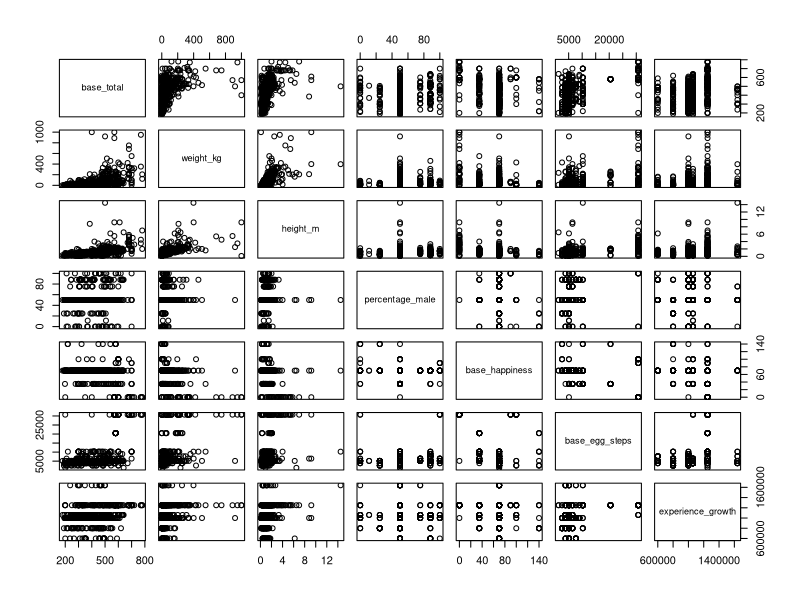
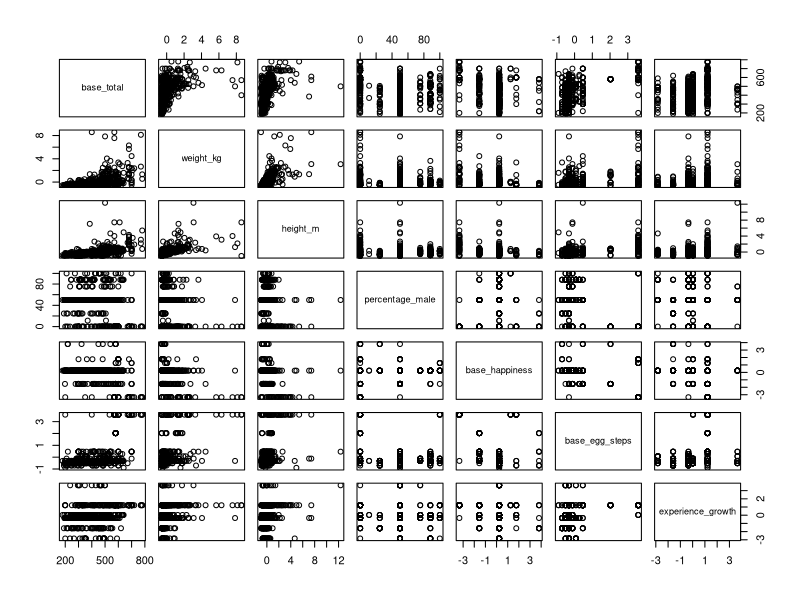

Generate these figures, in order, with R: (Note: this script raises an error after producing the figures.)
## ---- chunk 1
knitr::opts_chunk$set(echo = TRUE)
library(dplyr)
library(lme4)
library(effects)
library(corrplot)
library(knitr)
library(ggplot2)
#install.packages('pROC')
library(pROC)
library(MASS)
library(class)
#library(klaR)
#install.packages('earth')
library(earth)
## ---- chunk 2

Pokemon=read.csv("Pokemon.csv")
#pairs(Pokemon[,34:ncol(Pokemon)])
Pokemon$capture_rate=scale(as.integer(Pokemon$capture_rate))
#Pokemon$type2[is.na(Pokemon$type2)]="none"
levels(Pokemon$type2)=c(levels(Pokemon$type2),"none")
Pokemon$type2[Pokemon$type2==""]="none"
Pokemon$generation=as.factor(Pokemon$generation)

#pairs(Pokemon[,34:ncol(Pokemon)])
pairs(Pokemon[,c("base_total","weight_kg","height_m",  "percentage_male","base_happiness","base_egg_steps","experience_growth")])
Pokemon$percentage_male[is.na(Pokemon$percentage_male)]=0
Pokemon$base_happiness=c(scale(Pokemon$base_happiness))
Pokemon$base_egg_steps=c(scale(Pokemon$base_egg_steps))
Pokemon$experience_growth=c(scale(Pokemon$experience_growth))

Pokemon$weight_kg=c(scale(Pokemon$weight_kg))
Pokemon$height_m=c(scale(Pokemon$height_m))
#pairs(Pokemon[,34:ncol(Pokemon)])
pairs(Pokemon[,c("base_total","weight_kg","height_m",  "percentage_male","base_happiness","base_egg_steps","experience_growth")])
#Pokemon$base_happiness=1/(Pokemon$base_happiness)
#Pokemon$base_egg_steps=1/(Pokemon$base_egg_steps)
#Pokemon$experience_growth=1/(Pokemon$experience_growth)
#Pokemon$weight_kg=1/(Pokemon$weight_kg)
#Pokemon$height_m=1/(Pokemon$height_m)




Num_Col=c(26:29,32,34,35,36,37,39:41)
Pokemon_Cor=Pokemon[,Num_Col]
Pokemon_Cor$type1=as.numeric(Pokemon$type1)


#corrplot(cor(complete.cases(Pokemon_Cor)))

#summary(Pokemon_Cor)

## ---- chunk 3

Pokemon=read.csv("Pokemon.csv")
#pairs(Pokemon[,34:ncol(Pokemon)])
Pokemon$capture_rate=scale(as.integer(Pokemon$capture_rate))
#Pokemon$type2[is.na(Pokemon$type2)]="none"
levels(Pokemon$type2)=c(levels(Pokemon$type2),"none")
Pokemon$type2[Pokemon$type2==""]="none"
Pokemon$generation=as.factor(Pokemon$generation)

unique(Pokemon$percentage_male)
## ---- chunk 4
#https://bradleyboehmke.github.io/HOML/mars.html
#Pokemon=Pokemon[,colnames(Pokemon)!="sp_attack"]
#Pokemon=Pokemon[,colnames(Pokemon)!="sp_defense"]
#Pokemon=Pokemon[,colnames(Pokemon)!="attack"]
#Pokemon=Pokemon[,colnames(Pokemon)!="hp"]
#Pokemon=Pokemon[,colnames(Pokemon)!="defense"]
#Pokemon=Pokemon[,colnames(Pokemon)!="base_total"]
#Pokemon=Pokemon[,colnames(Pokemon)!="abilities"]
#Pokemon=Pokemon[,colnames(Pokemon)!="base_total"]
#Pokemon=Pokemon[,colnames(Pokemon)!="classfication"]
#Pokemon=Pokemon[,colnames(Pokemon)!="japanese_name"]
#Pokemon=Pokemon[,colnames(Pokemon)!="name"]
#Pokemon=Pokemon[,colnames(Pokemon)!="pokedex_number"]
#Pokemon$perAtt=Pokemon$attack/Pokemon$base_total
#model=earth(defense~is_legendary+generation+percentage_male+weight_kg+height_m+experience_growth+speed,Pokemon[complete.cases(Pokemon),])
model_base_only=earth(base_total~type1*type2+height_m*weight_kg+is_legendary*experience_growth+generation+base_egg_steps*capture_rate+base_happiness+capture_rate,Pokemon[complete.cases(Pokemon),-1], nfold=5, ncross=3, varmod.method="lm")
Predict_model_base_only=predict(model_base_only,interval="pint")

#model=step(lm(base_total~type1*type2+height_m*weight_kg+is_legendary*experience_growth+generation+base_egg_steps+base_happiness+capture_rate,Pokemon[complete.cases(Pokemon),-1]))
#model=earth(perAtt~type1*type2+height_m*weight_kg+is_legendary,Pokemon[complete.cases(Pokemon),-1])
#expand.bpairs(type1~defense,Pokemon[complete.cases(Pokemon),])
#model=earth(attack~.^2,Pokemon[complete.cases(Pokemon),-1])
summary(model)
plotmo(model)
plot(model)

Pokemon_Complete$Pred_Base_only<-Predict_model_base_only$fit
#View(Pokemon[complete.cases(Pokemon),])
## ---- chunk 5
#With base
model_attack=earth(attack~type1*type2+height_m*weight_kg+is_legendary*experience_growth+generation+base_egg_steps*capture_rate+base_happiness+capture_rate+base_total,Pokemon[complete.cases(Pokemon),-1])
sum_mod=summary(model_attack)
paste("attack: ",sum_mod$rsq)

model_hp=earth(hp~type1*type2+height_m*weight_kg+is_legendary*experience_growth+generation+base_egg_steps*capture_rate+base_happiness+capture_rate+base_total,Pokemon[complete.cases(Pokemon),-1])
sum_mod=summary(model_hp)
paste("hp: ",sum_mod$rsq)

model_defense=earth(defense~type1*type2+height_m*weight_kg+is_legendary*experience_growth+generation+base_egg_steps*capture_rate+base_happiness+capture_rate+base_total,Pokemon[complete.cases(Pokemon),-1])
sum_mod=summary(model_defense)
paste("defense: ",sum_mod$rsq)

model_sp_attack=earth(sp_attack~type1*type2+height_m*weight_kg+is_legendary*experience_growth+generation+base_egg_steps*capture_rate+base_happiness+capture_rate+base_total,Pokemon[complete.cases(Pokemon),-1])
sum_mod=summary(model_sp_attack)
paste("sp_attack: ",sum_mod$rsq)

model_sp_defense=earth(sp_defense~type1*type2+height_m*weight_kg+is_legendary*experience_growth+generation+base_egg_steps*capture_rate+base_happiness+capture_rate+base_total,Pokemon[complete.cases(Pokemon),-1])
sum_mod=summary(model_sp_defense)
paste("sp_defense: ",sum_mod$rsq)

model_speed=earth(speed~type1*type2+height_m*weight_kg+is_legendary*experience_growth+generation+base_egg_steps*capture_rate+base_happiness+capture_rate+base_total,Pokemon[complete.cases(Pokemon),-1])
sum_mod=summary(model_speed)
paste("speed: ",sum_mod$rsq)
## ---- chunk 6
#Without base
model_attack=earth(attack~type1*type2+height_m*weight_kg+is_legendary*experience_growth+generation+base_egg_steps*capture_rate+base_happiness+capture_rate,Pokemon[complete.cases(Pokemon),-1], nfold=10, ncross=30, varmod.method="lm")
sum_mod=summary(model_attack)
paste("attack: ",sum_mod$rsq)

model_hp=earth(hp~type1*type2+height_m*weight_kg+is_legendary*experience_growth+generation+base_egg_steps*capture_rate+base_happiness+capture_rate,Pokemon[complete.cases(Pokemon),-1], nfold=10, ncross=30, varmod.method="lm")
sum_mod=summary(model_hp)
paste("hp: ",sum_mod$rsq)

model_defense=earth(defense~type1*type2+height_m*weight_kg+is_legendary*experience_growth+generation+base_egg_steps*capture_rate+base_happiness+capture_rate,Pokemon[complete.cases(Pokemon),-1], nfold=10, ncross=30, varmod.method="lm")
sum_mod=summary(model_defense)
paste("defense: ",sum_mod$rsq)

model_sp_attack=earth(sp_attack~type1*type2+height_m*weight_kg+is_legendary*experience_growth+generation+base_egg_steps*capture_rate+base_happiness+capture_rate,Pokemon[complete.cases(Pokemon),-1], nfold=10, ncross=30, varmod.method="lm")
sum_mod=summary(model_sp_attack)
paste("sp_attack: ",sum_mod$rsq)

model_sp_defense=earth(sp_defense~type1*type2+height_m*weight_kg+is_legendary*experience_growth+generation+base_egg_steps*capture_rate+base_happiness+capture_rate,Pokemon[complete.cases(Pokemon),-1], nfold=10, ncross=30, varmod.method="lm")
sum_mod=summary(model_sp_defense)
paste("sp_defense: ",sum_mod$rsq)

model_speed=earth(speed~type1*type2+height_m*weight_kg+is_legendary*experience_growth+generation+base_egg_steps*capture_rate+base_happiness+capture_rate,Pokemon[complete.cases(Pokemon),-1], nfold=10, ncross=30, varmod.method="lm")
sum_mod=summary(model_speed)
paste("speed: ",sum_mod$rsq)
## ---- chunk 7
Predict_model_hp=predict(model_hp,interval="pint")
Pokemon_Complete_order=Pokemon_Complete[order(Pokemon_Complete$Pred_HP),]
Pokemon_Complete_order$index=seq(1:nrow(Pokemon_Complete_order))
Predict_model_base_order=Predict_model_base[order(Predict_model_base$fit),]

ggplot(Pokemon_Complete_order, aes(index, Pred_base))+
    geom_point()+
    geom_point(aes(y = base_total, colour=ifelse(base_total<Predict_model_base_order$lwr |
                                            base_total>Predict_model_base_order$upr,"orange","red")))+
    geom_line(data=Pokemon_Complete_order)+
    geom_ribbon(aes(ymin=Predict_model_base_order$lwr,ymax=Predict_model_base_order$upr),alpha=0.3) +xlab("Pokemon sorted by Predicted total")+
  ylab("Total Stats") + ggtitle("Predictions and True Values") + theme(legend.position = "none")+
  theme(plot.title = element_text(hjust = 0.5))

## ---- chunk 8
Pokemon_Complete=Pokemon[complete.cases(Pokemon),]
Pokemon_Complete$Pred_HP<-predict(model_hp)

model_attack=earth(attack~type1*type2+height_m*weight_kg+is_legendary*experience_growth+generation+base_egg_steps*capture_rate+base_happiness+capture_rate+Pred_HP,Pokemon_Complete)
sum_mod=summary(model_attack)
paste("attack: ",sum_mod$rsq)

model_defense=earth(defense~type1*type2+height_m*weight_kg+is_legendary*experience_growth+generation+base_egg_steps*capture_rate+base_happiness+capture_rate+Pred_HP,Pokemon_Complete)
sum_mod=summary(model_defense)
paste("defense: ",sum_mod$rsq)

model_sp_attack=earth(sp_attack~type1*type2+height_m*weight_kg+is_legendary*experience_growth+generation+base_egg_steps*capture_rate+base_happiness+capture_rate+Pred_HP,Pokemon_Complete)
sum_mod=summary(model_sp_attack)
paste("sp_attack: ",sum_mod$rsq)

model_sp_defense=earth(sp_defense~type1*type2+height_m*weight_kg+is_legendary*experience_growth+generation+base_egg_steps*capture_rate+base_happiness+capture_rate+Pred_HP,Pokemon_Complete)
sum_mod=summary(model_sp_defense)
paste("sp_defense: ",sum_mod$rsq)

model_speed=earth(speed~type1*type2+height_m*weight_kg+is_legendary*experience_growth+generation+base_egg_steps*capture_rate+base_happiness+capture_rate+Pred_HP,Pokemon_Complete)
sum_mod=summary(model_speed)
paste("speed: ",sum_mod$rsq)
## ---- chunk 9
Pokemon_Complete$Pred_Attack<-predict(model_attack)

model_defense=earth(defense~type1*type2+height_m*weight_kg+is_legendary*experience_growth+generation+base_egg_steps*capture_rate+base_happiness+capture_rate+Pred_HP+Pred_Attack,Pokemon_Complete)
sum_mod=summary(model_defense)
paste("defense: ",sum_mod$rsq)

model_sp_defense=earth(sp_defense~type1*type2+height_m*weight_kg+is_legendary*experience_growth+generation+base_egg_steps*capture_rate+base_happiness+capture_rate+Pred_HP+Pred_Attack,Pokemon_Complete)
sum_mod=summary(model_sp_defense)
paste("sp_defense: ",sum_mod$rsq)

model_speed=earth(speed~type1*type2+height_m*weight_kg+is_legendary*experience_growth+generation+base_egg_steps*capture_rate+base_happiness+capture_rate+Pred_HP+Pred_Attack,Pokemon_Complete)
sum_mod=summary(model_speed)
paste("speed: ",sum_mod$rsq)
## ---- chunk 10
Pokemon_Complete$Pred_SP_Attack<-predict(model_sp_attack)

model_defense=earth(defense~type1*type2+height_m*weight_kg+is_legendary*experience_growth+generation+base_egg_steps*capture_rate+base_happiness+capture_rate+Pred_HP+Pred_Attack+Pred_SP_Attack,Pokemon_Complete)
sum_mod=summary(model_defense)
paste("defense: ",sum_mod$rsq)

model_sp_defense=earth(sp_defense~type1*type2+height_m*weight_kg+is_legendary*experience_growth+generation+base_egg_steps*capture_rate+base_happiness+capture_rate+Pred_HP+Pred_Attack+Pred_SP_Attack,Pokemon_Complete)
sum_mod=summary(model_sp_defense)
paste("sp_defense: ",sum_mod$rsq)

model_speed=earth(speed~type1*type2+height_m*weight_kg+is_legendary*experience_growth+generation+base_egg_steps*capture_rate+base_happiness+capture_rate+Pred_HP+Pred_Attack+Pred_SP_Attack,Pokemon_Complete)
sum_mod=summary(model_speed)
paste("speed: ",sum_mod$rsq)
## ---- chunk 11
Pokemon_Complete$Pred_SP_Defense<-predict(model_sp_defense)

model_defense=earth(defense~type1*type2+height_m*weight_kg+is_legendary*experience_growth+generation+base_egg_steps*capture_rate+base_happiness+capture_rate+Pred_HP+Pred_Attack+Pred_SP_Attack+Pred_SP_Defense,Pokemon_Complete)
sum_mod=summary(model_defense)
paste("defense: ",sum_mod$rsq)

model_speed=earth(speed~type1*type2+height_m*weight_kg+is_legendary*experience_growth+generation+base_egg_steps*capture_rate+base_happiness+capture_rate+Pred_HP+Pred_Attack+Pred_SP_Attack+Pred_SP_Defense,Pokemon_Complete)
sum_mod=summary(model_speed)
paste("speed: ",sum_mod$rsq)
## ---- chunk 12
Pokemon_Complete$Pred_defense<-predict(model_defense)

model_speed=earth(speed~type1*type2+height_m*weight_kg+is_legendary*experience_growth+generation+base_egg_steps*capture_rate+base_happiness+capture_rate+Pred_HP+Pred_Attack+Pred_SP_Attack+Pred_SP_Defense+Pred_defense,Pokemon_Complete, nfold=10, ncross=30, varmod.method="lm")
Predict_model_base=predict(model_speed,interval="pint")

sum_mod=summary(model_speed)
paste("speed: ",sum_mod$rsq)

model_base=earth(base_total~type1*type2+height_m*weight_kg+is_legendary*experience_growth+generation+base_egg_steps*capture_rate+base_happiness+capture_rate+Pred_HP+Pred_Attack+Pred_SP_Attack+Pred_SP_Defense+Pred_defense,Pokemon_Complete, nfold=10, ncross=30, varmod.method="lm", keepxy=TRUE)
Predict_model_base=predict(model_base,interval="pint")
sum_mod=summary(model_base)
paste("base: ",sum_mod$rsq)
mean(model_base$cv.rsq.tab[model_base$cv.rsq.tab[,1]>0])
sum(model_base$cv.rsq.tab[,1]<0)/length(model_base$cv.rsq.tab[,1])
## ---- chunk 13
Pokemon_Complete$Pred_base<-predict(model_base)
Pokemon_Complete$Pred_speed<-Pokemon_Complete$Pred_base-Pokemon_Complete$Pred_HP-Pokemon_Complete$Pred_Attack-Pokemon_Complete$Pred_SP_Attack-Pokemon_Complete$Pred_SP_Defense-Pokemon_Complete$Pred_defense
## ---- chunk 14
#Pokemon_Complete_order=Pokemon_Complete[order(Pokemon_Complete$Pred_base),]
#Pokemon_Complete_order$index=seq(1:nrow(Pokemon_Complete_order))
#plot(Pokemon_Complete_order$Pred_base)
#points(Pokemon_Complete_order$base_total,col="red")

#Pokemon_Complete_order=Pokemon_Complete[order(Pokemon_Complete$Pred_BaseOnly),]
#plot(Pokemon_Complete_order$Pred_BaseOnly)
#points(Pokemon_Complete_order$base_total,col="red")




#Predict_model_base_only
Pokemon_Complete_order=Pokemon_Complete[order(Pokemon_Complete$Pred_Base_only),]
Pokemon_Complete_order$index=seq(1:nrow(Pokemon_Complete_order))
Predict_model_base_order=Predict_model_base_only[order(Predict_model_base_only$fit),]

ggplot(Pokemon_Complete_order, aes(index, Pred_Base_only))+
    geom_point()+
    geom_point(aes(y = base_total, colour = "red"))+
    geom_line(data=Pokemon_Complete_order)+
    geom_ribbon(aes(ymin=Predict_model_base_order$lwr,ymax=Predict_model_base_order$upr),alpha=0.3)

Pokemon_Complete_order=Pokemon_Complete[order(Pokemon_Complete$Pred_base),]
Pokemon_Complete_order$index=seq(1:nrow(Pokemon_Complete_order))
Predict_model_base_order=Predict_model_base[order(Predict_model_base$fit),]

ggplot(Pokemon_Complete_order, aes(index, Pred_base))+
    geom_point()+
    geom_point(aes(y = base_total, colour=ifelse(base_total<Predict_model_base_order$lwr |
                                            base_total>Predict_model_base_order$upr,"orange","red")))+
    geom_line(data=Pokemon_Complete_order)+
    geom_ribbon(aes(ymin=Predict_model_base_order$lwr,ymax=Predict_model_base_order$upr),alpha=0.3) +xlab("Pokemon sorted by Predicted total")+
  ylab("Total Stats") + ggtitle("Predictions and True Values") + theme(legend.position = "none")+
  theme(plot.title = element_text(hjust = 0.5))

#Predict_model_base_only$fit[1:10]
#Predict_model_base$fit[1:10]

## ---- chunk 15
Pokemon_Complete_order=Pokemon_Complete[order(Pokemon_Complete$Pred_speed),]
Pokemon_Complete_order$index=seq(1:nrow(Pokemon_Complete_order))

ggplot(Pokemon_Complete_order, aes(index, Pred_speed))+
    geom_point(aes(y = speed))+
    geom_line(data=Pokemon_Complete_order)+
  ylab("Total Stats") + ggtitle("Predictions and True Values")+
  theme(plot.title = element_text(hjust = 0.5))
